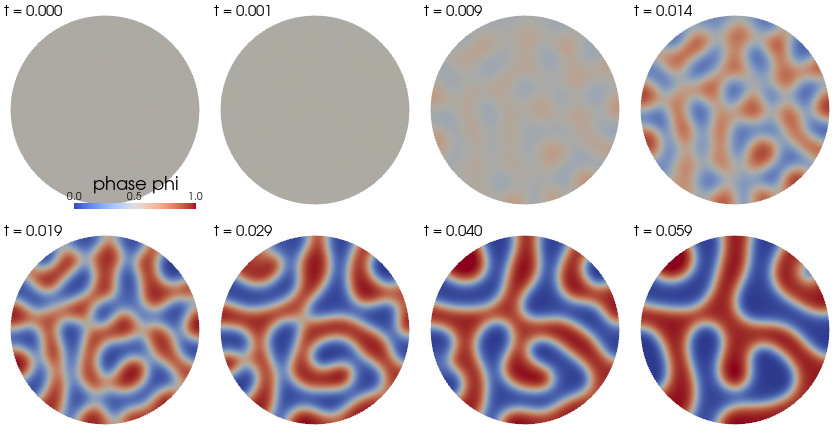

The Python source for this figure:
"""Spinodal decomposition, driven entirely from the declarative formalism.

Cahn–Hilliard is the canonical diffuse-interface model of **liquid–liquid phase separation** — the
physics of biomolecular condensates / membraneless organelles (a protein mixture demixes into a dense
and a dilute phase). One conserved order parameter `φ` (local dense-phase fraction) evolves by

    ∂φ/∂t = ∇·(M ∇μ),   μ = f'(φ) − ε² ∇²φ,   f(φ) = W φ²(1 − φ)²,

a 4th-order conserved gradient flow. From a near-uniform **critical** mixture (`φ̄ = 0.5`) with tiny
noise — an unstable state on the hump of the double well — the field demixes toward the two wells
(`φ = 0` dilute, `φ = 1` dense) across diffuse interfaces of width ~`ε`, growing the characteristic
interconnected spinodal pattern. (The demixing then locks into a metastable pattern; long-time
curvature-driven coarsening is real but much slower, so this demo shows the separation itself.)

Everything here is **declarative** — there are no solver internals or hand-built meshes in this script:

  - the model is a `MathDescription` with one `cahn_hilliard` equation (slots `interface_width` = ε and
    `well_height` = W; ε is chosen so the interface spans several mesh cells, i.e. is well resolved);
  - the spinodal seed is the IC expression `0.5 + normal(0, 0.02)` — a **random primitive** realized once
    into a fixed (seeded) field, so it is a proper function of space, not a fresh draw per evaluation;
  - the time-lapse comes from `iter_cahn_hilliard`, the template's snapshot driver.

Two exact invariants, printed as it runs: `∫φ` is **conserved** (the conservative `∇·(M∇μ)` form), and
the free energy `F = ∫[W φ²(1−φ)² + ε²/2 |∇φ|²]` (a Lyapunov functional) **decreases monotonically** —
the gradient flow runs downhill. Frames are sampled at evenly-spaced *energy* levels, so they land where
the morphology actually changes and the slow tail collapses to one frame.

Writes `cahn_hilliard_phase_separation.png`: a tiled `φ` sequence (dense phase red, dilute blue) from the
noisy mixture to the demixed two-phase pattern.

    .pixi/envs/dev/bin/python examples/cahn_hilliard_phase_separation.py
"""

from __future__ import annotations

from pathlib import Path

import numpy as np
import pyvista

from vcell_fenics.backend import cahn_hilliard_free_energy, iter_cahn_hilliard, make_disk_geometry
from vcell_fenics.formalism.schema import (
    MathDescription,
    Subdomain,
    TemplateEquation,
    Variable,
)
from vcell_fenics.viz import _function_to_pyvista

_HERE = Path(__file__).parent
# The equilibrium interface has scale δ = ε/√(2W) (verified in tests against the exact tanh profile). The
# mesh must resolve it — δ ≳ 2h — or the interface pins to the grid (it freezes, under-resolved and aliased,
# the failure mode of a naive choice). Here δ = 0.05/√4 = 0.025 ≈ 2.5·h, so the diffuse interface spans
# several cells and renders smoothly. ε is NOT pushed higher than this: too large a gradient penalty
# suppresses separation entirely.
_EPSILON = 0.05  # ε  (gradient penalty ε²)
_WELL_HEIGHT = 2.0  # W; with ε this sets δ = ε/√(2W) = 0.025 and a moderate separation rate
_H = 0.01  # mesh size — δ/h ≈ 2.5, so the interface is resolved
_DT = 1.0e-4
_EVERY = 10  # snapshot stride (steps); the driver yields (t, φ) this often
_PLATEAU_TOL = 1.0e-3  # stop once the free energy stops falling (separation finished)
_N_FRAMES = 8
_SEED = 7


def model() -> MathDescription:
    return MathDescription(
        geometry="cell",
        subdomains=[Subdomain(name="cyto", kind="volume")],
        variables=[Variable(name="c", subdomain="cyto")],
        equations=[
            TemplateEquation(
                template="cahn_hilliard",
                variable="c",
                subdomain="cyto",
                temporality="time_dependent",
                terms={"interface_width": str(_EPSILON), "well_height": str(_WELL_HEIGHT)},
                initial_condition="0.5 + normal(0, 0.02)",  # spinodal seed: a stored, seeded random field
            )
        ],
    )


def _write_tiled_image(frames: list[tuple[pyvista.UnstructuredGrid, float]], path: Path) -> None:
    pyvista.OFF_SCREEN = True
    cols = (len(frames) + 1) // 2
    plotter = pyvista.Plotter(shape=(2, cols), off_screen=True, window_size=(210 * cols, 440), border=False)
    for i, (grid, t) in enumerate(frames):
        plotter.subplot(i // cols, i % cols)
        plotter.add_mesh(
            grid,
            scalars="phi",
            clim=[0.0, 1.0],
            cmap="coolwarm",
            show_edges=False,
            show_scalar_bar=(i == 0),
            scalar_bar_args={"title": "phase phi", "n_labels": 3, "fmt": "%.1f", "label_font_size": 10},
        )
        plotter.add_text(f"t = {t:.3f}", font_size=9)
        plotter.view_xy()
        plotter.camera.zoom(1.3)
    plotter.screenshot(str(path))
    plotter.close()


def main() -> None:
    geom = make_disk_geometry("cell", volume_subdomain="cyto", radius=0.75, h=_H)
    md = model()

    # Stream (t, φ) snapshots from the template driver; record (t, energy, grid) and stop at the plateau.
    history: list[tuple[float, float, pyvista.UnstructuredGrid]] = []
    total0 = float("nan")
    for t, phi in iter_cahn_hilliard(md, geom, dt=_DT, t_final=0.06, every=_EVERY, seed=_SEED):
        phi.name = "phi"
        energy = cahn_hilliard_free_energy(phi, epsilon=_EPSILON, well_height=_WELL_HEIGHT)
        history.append((t, energy, _function_to_pyvista(phi)))
        if np.isnan(total0):
            total0 = float(np.sum(phi.x.array))
        dropped = energy < 0.5 * history[0][1]  # past the steep descent (not still incubating)
        if dropped and len(history) >= 2 and history[-2][1] - energy < _PLATEAU_TOL:
            break

    # Select frames at evenly-spaced energy levels (energy is monotone ⇒ uniform sampling of the change).
    levels = np.linspace(history[0][1], history[-1][1], _N_FRAMES)
    chosen: list[int] = []
    for level in levels:
        j = int(np.argmin([abs(e - level) for _, e, _ in history]))
        if j not in chosen:
            chosen.append(j)
    frames = [(history[j][2], history[j][0]) for j in chosen]

    delta = _EPSILON / np.sqrt(2.0 * _WELL_HEIGHT)
    print(f"  disk Ø1.5, h={_H}, ε={_EPSILON}, W={_WELL_HEIGHT}, φ̄ = 0.5 + normal(0, 0.02)")
    print(f"  interface δ = ε/√(2W) = {delta:.3f} ≈ {delta / _H:.1f} cells (resolved)\n")
    print(f"  {'t':>7} {'∫φ (conserved)':>16} {'free energy F':>15}")
    for j in chosen:
        t, e, _ = history[j]
        print(f"  {t:7.3f} {total0:>16.6f} {e:>15.4f}")  # ∫φ is the same every row — that is the point
    print("\n  free energy F fell monotonically; ∫φ held — the mixture demixed into the two phases.")
    out = _HERE / "cahn_hilliard_phase_separation.png"
    _write_tiled_image(frames, out)
    print(f"  wrote {out.name} — φ from the noisy critical mixture to the demixed two-phase pattern")


if __name__ == "__main__":
    main()
